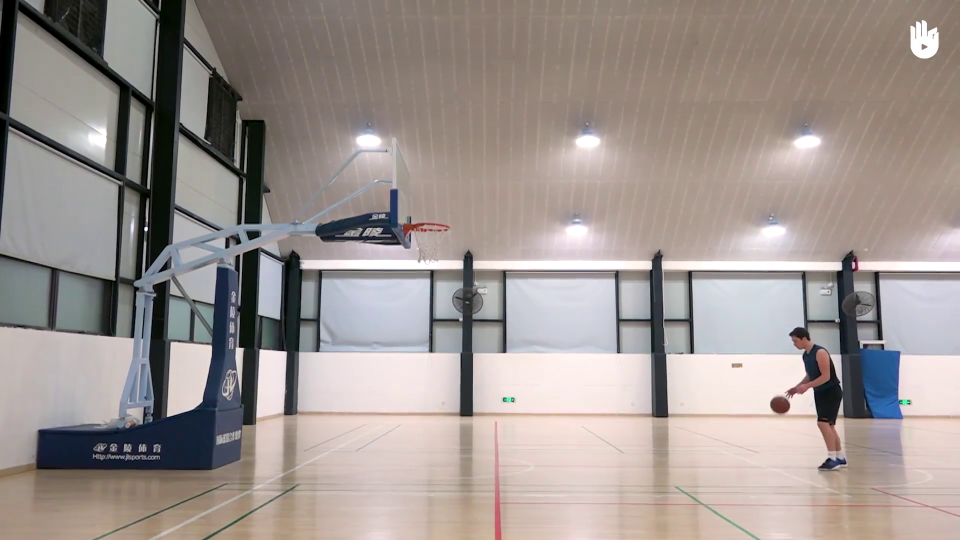
#> input picture frame 8 of videos/shot2.mp4, 1920 x 1080 px (shown at 1/2 size)
$ python Video.py
#> lines starting #> are read from the running program, lines starting #| are printed output that depends on the picture
### Tracker.py
from collections import deque
import cv2
import imutils
import numpy as np
from matplotlib import pyplot as plt


class ContourTracker(object):

    def __init__(self):
        self.position = deque(maxlen=16)
        self.center = None

    # [29 lines left out: function track_contours, not called in this run]

    def get_center(self):
        return self.center


class ROITracker(object):

    def __init__(self):
        self.position_arr = []
        self.position_dq = deque(maxlen=16)
        self.roi_tracker = cv2.TrackerCSRT_create()
        self.init_bb = None

    # [19 lines left out: function track_roi, not called in this run]

    def set_init_bb(self, init_bb):
        self.init_bb = init_bb

    def init_roi_tracker(self, cam_frame):
        self.roi_tracker.init(cam_frame, self.init_bb)

    def get_position_arr(self):
        return self.position_arr

    # [11 lines left out: function plot_trace, not called in this run]

### KalmanFilter.py
import cv2
import numpy as np
import inspect


class KalmanFilter(object):

    def __init__(self, dt):
        # Initialize KF with 4 state variables [pos_x(k), pos_y(k), v_x(k), v_y(k)]
        # and two measurement variables [(pos_x(k), pos_y(k))]
        self.kf = cv2.KalmanFilter(4, 2)

        # Transition Matrix F
        self.kf.transitionMatrix = np.array([[1, 0, dt, 0], [0, 1, 0, dt], [0, 0, 1, 0], [0, 0, 0, 1]]).reshape(
            4, 4).astype(np.float32)

        # Control Matrix B
        self.kf.controlMatrix = np.array([[0.5 * (dt ** 2), 0], [0, 0.5 * (dt ** 2)], [dt, 0], [0, dt]]) \
            .reshape(4, 2).astype(np.float32)

        # Measurement Matrix H
        self.kf.measurementMatrix = np.array([[1, 0, 0, 0], [0, 1, 0, 0]]).reshape(2, 4).astype(np.float32)

        # Process Noise Covariance Q
        self.kf.processNoiseCov = 1e1**2 * np.eye(4).astype(np.float32)

        # Observation Noise Covariance R
        self.kf.measurementNoiseCov = 1e-3 * np.eye(2).astype(np.float32)

        # Initial a-priori Erro Covariance Matrix P
        self.kf.errorCovPre = (np.diag([1000, 1000, 1000, 1000]).astype(np.float32))**2

        # Gets name of calling file
        self.caller_name = inspect.stack()[1][0].f_code.co_filename

        self.predicted = None

    # [11 lines left out: function estimate_position, not called in this run]

    def get_error_cov_pre(self):
        return self.kf.errorCovPre

    # [5 lines left out: function draw_estimation_error, not called in this run]

### Video.py
import pathlib
import cv2
import os
from Tracker import ROITracker
from KalmanFilter import KalmanFilter
import imutils


if __name__ == "__main__":
    current_dir = pathlib.Path(__file__).parent.absolute()
    vid = os.path.join(current_dir, "videos/shot2.mp4")

    cap = cv2.VideoCapture(vid)
    tracker = ROITracker()

    fps = int(cap.get(cv2.CAP_PROP_FPS))
    dt = 1 / fps
    kf = KalmanFilter(dt)

    predictions = []

    while True:
        check, frame = cap.read()
#> frame is the input picture: shape (1080, 1920, 3); mean B, G, R 145.6, 149.5, 158.9
        if not check:
            break

        frame = imutils.resize(frame, 1000, 500)
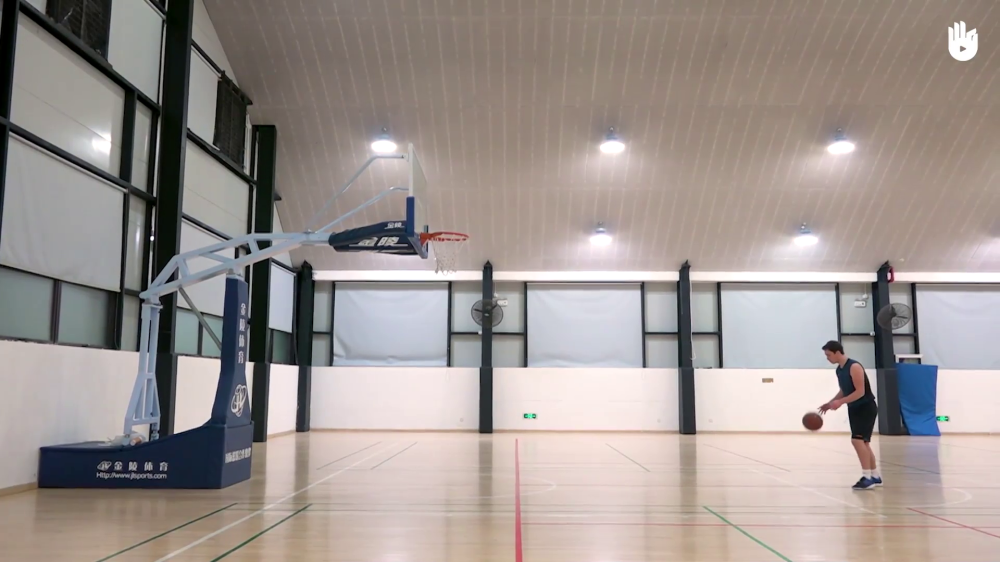
#> frame: shape (562, 1000, 3); mean B, G, R 145.6, 149.5, 158.9
        frame_nr = cap.get(cv2.CAP_PROP_POS_FRAMES)
        cv2.imshow("Frame", frame)

        if frame_nr == 1:
            tracker.set_init_bb(cv2.selectROI("Frame", frame, fromCenter=False,
                                              showCrosshair=True))
            tracker.init_roi_tracker(frame)

        if tracker.init_bb is not None:
            pos = tracker.track_roi(frame)
            pred_pos = kf.estimate_position(pos[0], pos[1], frame)
            predictions.append((pred_pos[0], pred_pos[1]))
            # kf.draw_estimation_error(frame)
            cv2.imshow("Frame", frame)

        if cv2.waitKey(10) == 27:
#> (key Esc is pressed here)
            break

    cap.release()
    cv2.destroyAllWindows()

    # tracker.plot_trace(predictions)

$ run again, starting later in the video
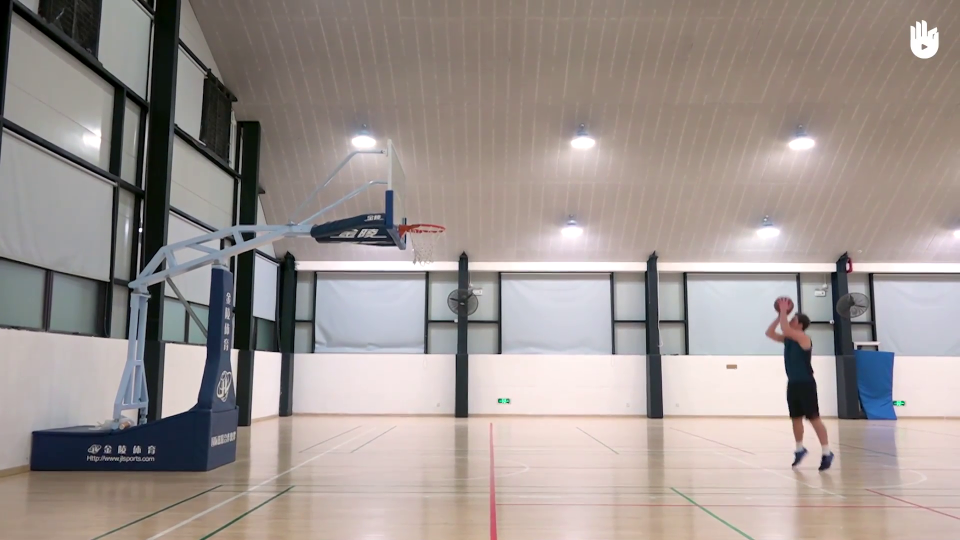
#> input picture frame 39 of videos/shot2.mp4, 1920 x 1080 px (shown at 1/2 size)
#> frame is the input picture: shape (1080, 1920, 3); mean B, G, R 145.7, 149.3, 158.9
#> `frame = imutils.resize(frame, 1000, 500)`:
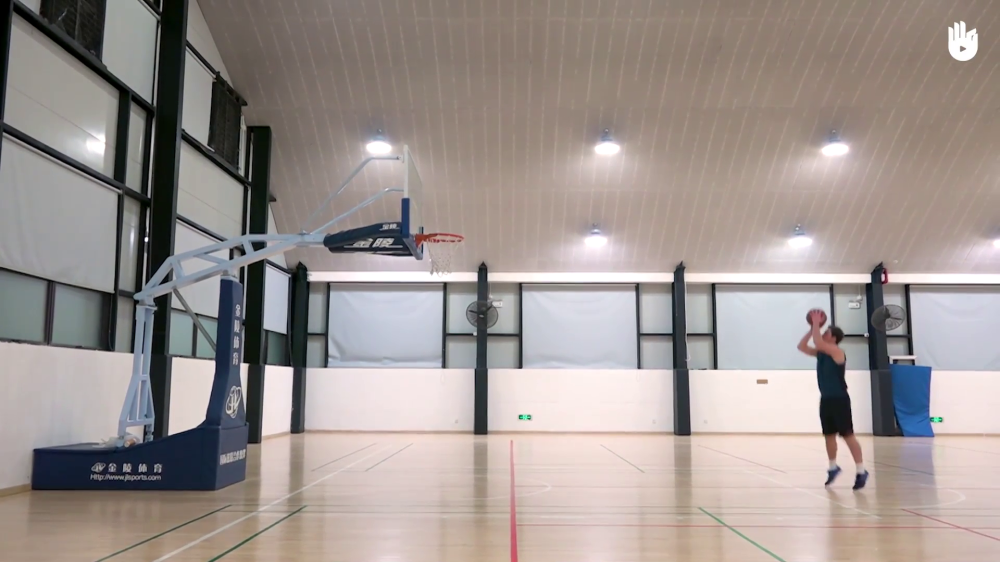
#> frame: shape (562, 1000, 3); mean B, G, R 145.7, 149.3, 158.9

$ run again, starting later in the video
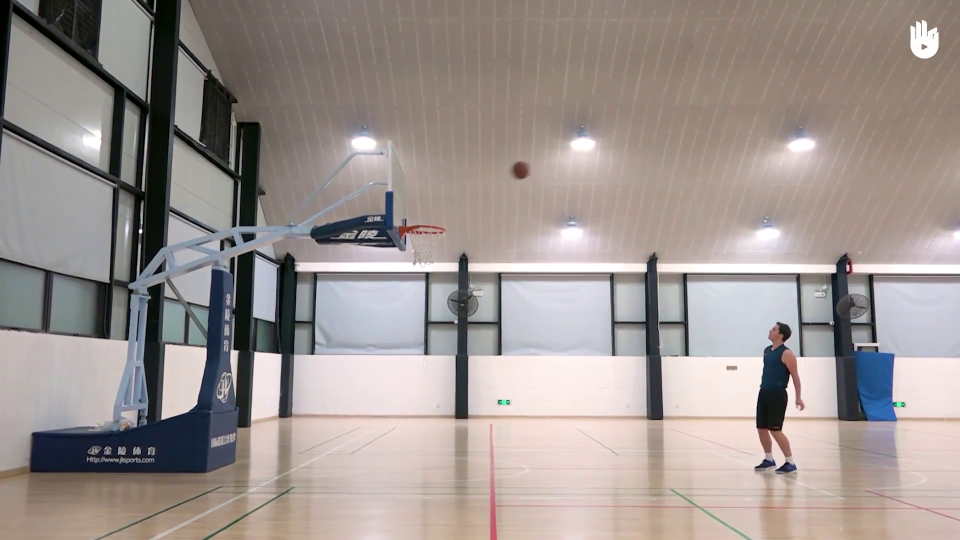
#> input picture frame 70 of videos/shot2.mp4, 1920 x 1080 px (shown at 1/2 size)
#> frame is the input picture: shape (1080, 1920, 3); mean B, G, R 145.4, 149.1, 158.6
#> `frame = imutils.resize(frame, 1000, 500)`:
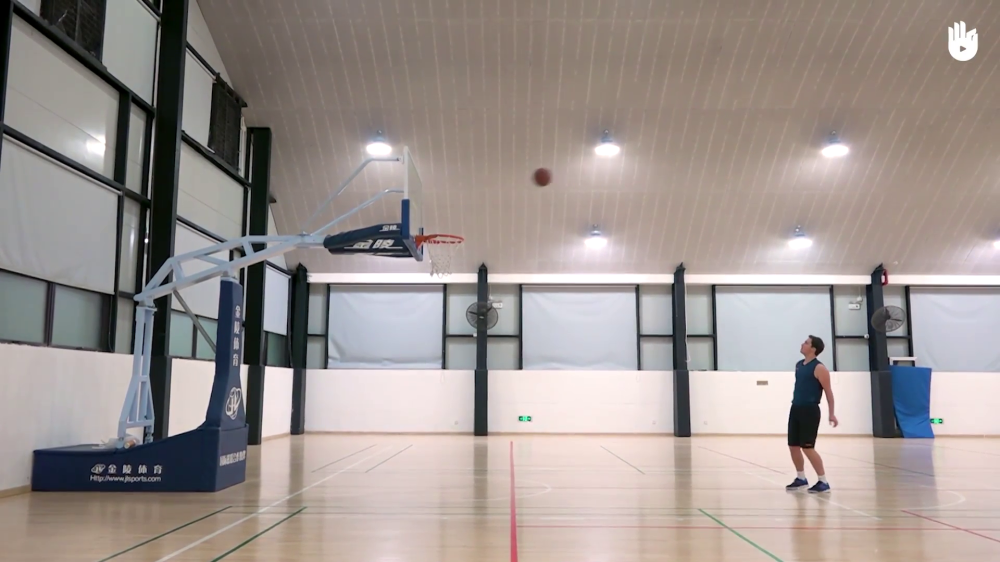
#> frame: shape (562, 1000, 3); mean B, G, R 145.4, 149.1, 158.6
